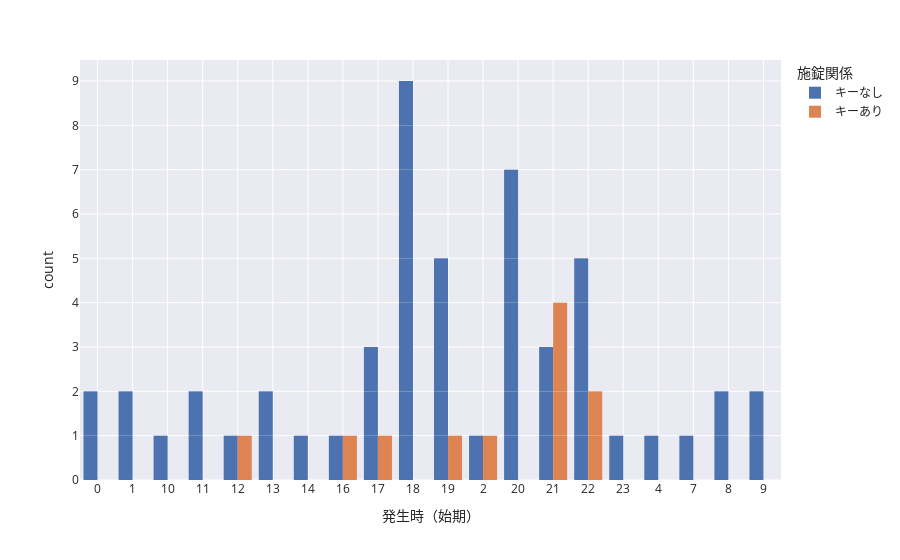

Notebook cell for this chart:
### Markdown cell above
↑上のチャートの凡例ののカテゴリーをダブルクリックするとどうなる？

`barmode='group'`を足すと何がどのように変わる？

### Code cell
fig = px.bar(kashiwa,
            x='発生時（始期）',
            color='施錠関係',
            barmode='group', # group the categories,
            template='seaborn'
            )
fig.update_traces(
    marker_line_width=0
)
fig.update_xaxes(categoryorder='category ascending')
fig.show()

### Figure 1 — Plotly figure (JSON) as saved in the notebook; plotly's stock layout.template omitted (floating-point values rounded to 4 significant figures)
{"data": [{"alignmentgroup": "True", "hovertemplate": "施錠関係=キーなし<br>発生時（始期）=%{x}<br>count=%{y}<extra></extra>", "legendgroup": "キーなし", "marker": {"color": "rgb(76,114,176)", "line": {"width": 0}, "pattern": {"shape": ""}}, "name": "キーなし", "offsetgroup": "キーなし", "orientation": "v", "showlegend": true, "textposition": "auto", "type": "bar", "x": ["18", "9", "21", "22", "20", "8", "11", "20", "18", "18", "20", "12", "19", "16", "18", "18", "21", "17", "18", "13", "21", "20", "18", "1", "10", "9", "8", "19", "13", "14", "19", "0", "18", "7", "20", "2", "19", "22", "20", "18", "22", "11", "22", "23", "0", "20", "22", "17", "17", "19", "4", "1"], "xaxis": "x", "y": [1, 1, 1, 1, 1, 1, 1, 1, 1, 1, 1, 1, 1, 1, 1, 1, 1, 1, 1, 1, 1, 1, 1, 1, 1, 1, 1, 1, 1, 1, 1, 1, 1, 1, 1, 1, 1, 1, 1, 1, 1, 1, 1, 1, 1, 1, 1, 1, 1, 1, 1, 1], "yaxis": "y"}, {"alignmentgroup": "True", "hovertemplate": "施錠関係=キーあり<br>発生時（始期）=%{x}<br>count=%{y}<extra></extra>", "legendgroup": "キーあり", "marker": {"color": "rgb(221,132,82)", "line": {"width": 0}, "pattern": {"shape": ""}}, "name": "キーあり", "offsetgroup": "キーあり", "orientation": "v", "showlegend": true, "textposition": "auto", "type": "bar", "x": ["17", "16", "21", "22", "22", "21", "21", "12", "2", "21", "19"], "xaxis": "x", "y": [1, 1, 1, 1, 1, 1, 1, 1, 1, 1, 1], "yaxis": "y"}], "layout": {"barmode": "group", "legend": {"title": {"text": "施錠関係"}, "tracegroupgap": 0}, "margin": {"t": 60}, "xaxis": {"anchor": "y", "categoryorder": "category ascending", "domain": [0, 1], "title": {"text": "発生時（始期）"}}, "yaxis": {"anchor": "x", "domain": [0, 1], "title": {"text": "count"}}}}
